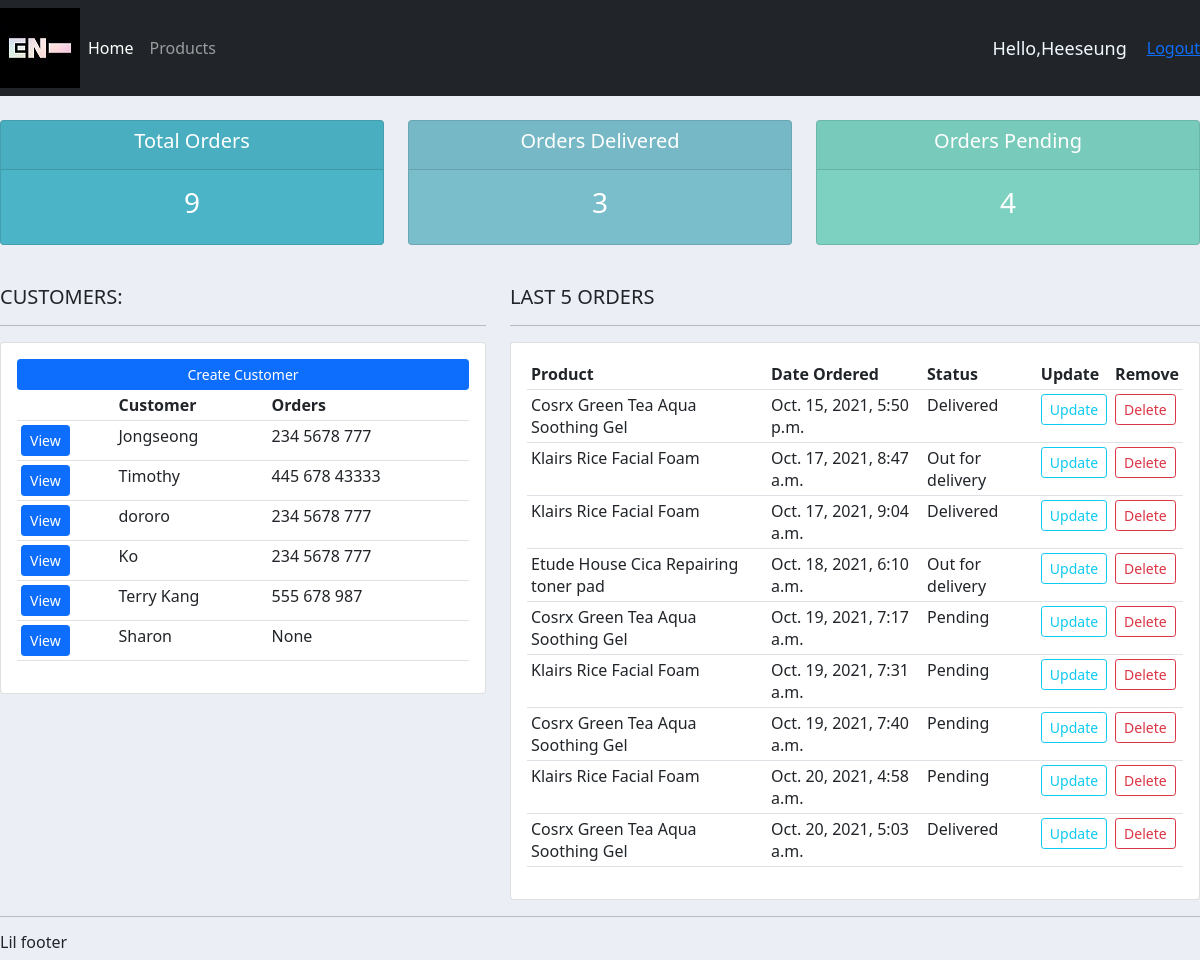
The app's page / (signed in) with its own data.
### accounts/models.py (models this page shows, shortened)
class Customer(models.Model):
    user= models.OneToOneField(User, null=True, blank=True, on_delete=models.CASCADE)
    name= models.CharField(max_length=200, null=True)
    ph=models.CharField(max_length=200,null=True)
    email=models.CharField(max_length=200, null=True)
    profile_pic=models.ImageField(default='pp1.jpg', null=True, blank=True)
    date_created=models.DateTimeField(auto_now_add=True, null=True)

class Order(models.Model):
    STATUS=(
        ('Pending', 'Pending'),
        ('Out for delivery','Out for delivery'),
        ('Delivered', 'Delivered'),
    )
    customer=models.ForeignKey(Customer, null=True, on_delete=models.SET_NULL)
    product=models.ForeignKey(Product, null=True, on_delete=models.SET_NULL)
    status=models.CharField(max_length=200, null=True, choices=STATUS)
    date_created=models.DateTimeField(auto_now_add=True, null=True)

class Product(models.Model):
    CATEGORY=(
        ('Cleanser', 'Cleanser'),
        ('Toner', 'Toner'),
        ('Moisturizer', 'Moisturizer'),
        ('Essence', 'Essence'),
        ('Sunscreen', 'Sunscreen'),
        ('Exfoliation', 'Exfoliation'),
        ('Serum', 'Serum'),
        ('Cleansing Oil', 'Cleansing Oil'),
    )
    name=models.CharField(max_length=200, null=True)
    price=models.FloatField(null=True)
    category=models.CharField(max_length=200, null=True, choices=CATEGORY)
    description=models.CharField(max_length=200, null=True, blank=True)
    date_created=models.DateTimeField(auto_now_add=True, null=True)
    tags=models.ManyToManyField(Tag)
    def __str__(self):
        return self.name

### accounts/decorators.py (the view)
    def wrapper_function(request, *args, **kwargs):
        group= None
        if request.user.groups.exists():
            group= request.user.groups.all()[0].name
            if group=='customers':
                return redirect('user')
            if group=='admin':
                return view_function(request, *args, **kwargs)

### accounts/views.py (called while the page is built)
@login_required(login_url='login')
@admin_only
def home(request):
    orders=Order.objects.all()
    customers=Customer.objects.all()
    total_customers=customers.count()
    total_orders=orders.count()
    delivered=orders.filter(status='Delivered').count()
    pending=orders.filter(status='Pending').count()
    context={'orders': orders, 'customers':customers, 'total_orders':total_orders, 'delivered': delivered, 'pending': pending}
    return render(request,'accounts/dashboard.html', context)

### accounts/templates/accounts/dashboard.html
{% extends 'accounts/main.html' %}
{% block content %}
{% include 'accounts/status.html'%}
<br>
<div class="row">
	<div class="col-md-5">
		<h5>CUSTOMERS:</h5>
		<hr>
		<div class="card card-body">
			<a class="btn btn-primary  btn-sm btn-block" href="">Create Customer</a>
			<table class="table table-sm">
				<tr>
					<th></th>
					<th>Customer</th>
					<th>Orders</th>
				</tr>
				{% for i in customers %}
				<tr>
					<td><a class="btn btn-sm btn-primary"href="{% url 'customer' i.id %}">View</a></td>
					<td>{{i.name}}</td>
					<td>{{i.ph}}</td>
				</tr>
				{% endfor %}
			</table>
		</div>
	</div>
	<div class="col-md-7">
		<h5>LAST 5 ORDERS</h5>
		<hr>
		<div class="card card-body">
			<table class="table table-sm">
				<tr>
					<th>Product</th>
					<th>Date Ordered</th>
					<th>Status</th>
					<th>Update</th>
					<th>Remove</th>
				</tr>
				{% for i in orders %}
				<tr>
					<td>{{i.product}}</td>
					<td>{{i.date_created}}</td>
					<td>{{i.status}}</td>
					<td><a class="btn btn-sm btn-outline-info" href="{% url 'update_order' i.id %}">Update</a></td>
					<td><a class="btn btn-sm btn-outline-danger" href="{% url 'delete_order' i.id%}">Delete</a></td>
				</tr>
				{% endfor %}
			</table>
		</div>
	</div>
</div>
{% endblock %}

### accounts/templates/accounts/navbar.html (shortened to what this page needs)
{% load static %}
<nav class="navbar navbar-expand-lg navbar-dark bg-dark">
  <img src="{% static 'images/en.jpg'%}" alt="" srcset="">
    <div class="collapse navbar-collapse" id="navbarNavAltMarkup">
      <div class="navbar-nav">
        {% if request.user.is_staff %}
          <a class="nav-item nav-link active" href="{%url 'home' %}">Home</a>
          <a class="nav-item nav-link" href="{%url 'products' %}">Products</a>
        {% else %}
          <li class="nav-item">
            <a href="{% url 'account'%}">Settings</a>
          </li>
        {% endif %}
      </div>
    </div>
    <span class="hello">Hello,{{request.user}}
    </span>
    <span><a href="{% url 'logout' %}">Logout</a></span>
  </nav>

### static/css/main.css (style rules this page uses)
body { background-color: #ebeff5; }

### accounts/templates/accounts/navbar.html (style rules this page uses)
.hello { font-size: 18px; color: aliceblue; margin-right: 20px; }

### records on screen
Customer: name "Jongseong", ph "234 5678 777"
Customer: name "Timothy", ph "445 678 43333"
Customer: name "dororo", ph "234 5678 777"
Customer: name "Ko", ph "234 5678 777"
Customer: name "Terry Kang", ph "555 678 987"
Customer: name "Sharon", ph "None"
Order: product "Cosrx Green Tea Aqua Soothing Gel", date_created "Oct. 15, 2021, 5:50 p.m.", status "Delivered"
Order: product "Klairs Rice Facial Foam", date_created "Oct. 17, 2021, 8:47 a.m.", status "Out for delivery"
Order: product "Klairs Rice Facial Foam", date_created "Oct. 17, 2021, 9:04 a.m.", status "Delivered"
Order: product "Etude House Cica Repairing toner pad", date_created "Oct. 18, 2021, 6:10 a.m.", status "Out for delivery"
Order: product "Cosrx Green Tea Aqua Soothing Gel", date_created "Oct. 19, 2021, 7:17 a.m.", status "Pending"
Order: product "Klairs Rice Facial Foam", date_created "Oct. 19, 2021, 7:31 a.m.", status "Pending"
Order: product "Cosrx Green Tea Aqua Soothing Gel", date_created "Oct. 19, 2021, 7:40 a.m.", status "Pending"
Order: product "Klairs Rice Facial Foam", date_created "Oct. 20, 2021, 4:58 a.m.", status "Pending"
Order: product "Cosrx Green Tea Aqua Soothing Gel", date_created "Oct. 20, 2021, 5:03 a.m.", status "Delivered"

### other values on screen
{{ request.user }} "Heeseung"
{{ total_orders }} "9"
{{ delivered }} "3"
{{ pending }} "4"
